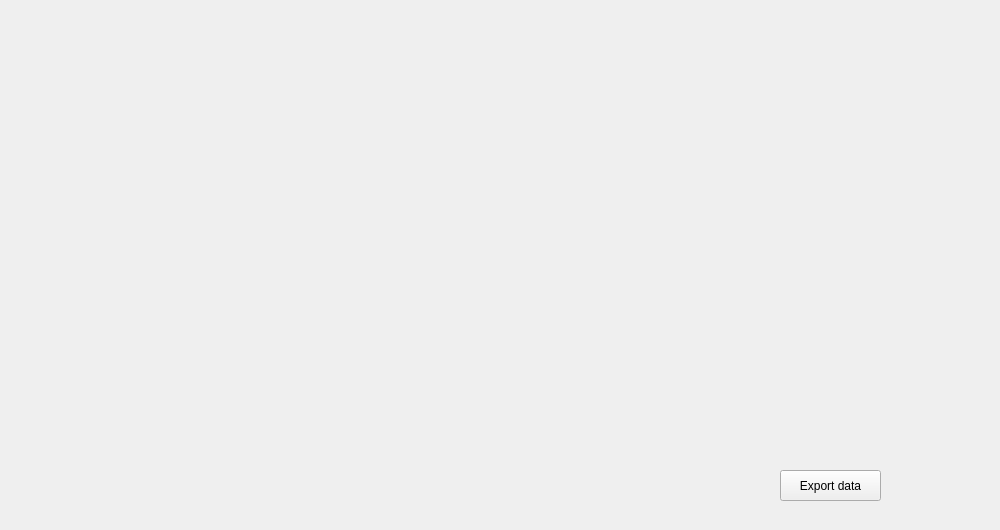
<?xml version="1.0" encoding="UTF-8"?>
<ui version="4.0">
 <class>Form</class>
 <widget class="QWidget" name="Form">
  <property name="geometry">
   <rect>
    <x>0</x>
    <y>0</y>
    <width>1000</width>
    <height>530</height>
   </rect>
  </property>
  <property name="minimumSize">
   <size>
    <width>1000</width>
    <height>510</height>
   </size>
  </property>
  <property name="maximumSize">
   <size>
    <width>1100</width>
    <height>530</height>
   </size>
  </property>
  <property name="windowTitle">
   <string>Results</string>
  </property>
  <widget class="QWidget" name="horizontalLayoutWidget">
   <property name="geometry">
    <rect>
     <x>19</x>
     <y>9</y>
     <width>951</width>
     <height>451</height>
    </rect>
   </property>
   <layout class="QHBoxLayout" name="horizontalLayout">
    <item>
     <widget class="QWidget" name="PES_result" native="true">
      <property name="maximumSize">
       <size>
        <width>472</width>
        <height>449</height>
       </size>
      </property>
     </widget>
    </item>
    <item>
     <widget class="QWidget" name="Curv_result" native="true">
      <property name="maximumSize">
       <size>
        <width>472</width>
        <height>449</height>
       </size>
      </property>
     </widget>
    </item>
   </layout>
  </widget>
  <widget class="QPushButton" name="exportRes">
   <property name="geometry">
    <rect>
     <x>780</x>
     <y>470</y>
     <width>101</width>
     <height>31</height>
    </rect>
   </property>
   <property name="text">
    <string>Export data</string>
   </property>
  </widget>
  <widget class="QLabel" name="exported">
   <property name="geometry">
    <rect>
     <x>900</x>
     <y>480</y>
     <width>61</width>
     <height>21</height>
    </rect>
   </property>
   <property name="font">
    <font>
     <family>Times New Roman</family>
     <pointsize>11</pointsize>
    </font>
   </property>
   <property name="text">
    <string/>
   </property>
  </widget>
 </widget>
 <resources/>
 <connections/>
</ui>
